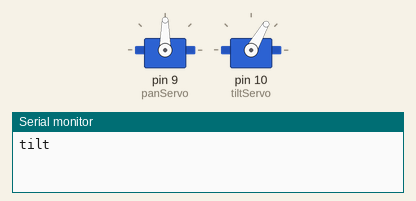
A sketch run on a simulated Arduino Uno, built with avr-gcc and run on an emulated ATmega328P. Parts: 2 × servo, the last lines printed to the serial monitor.

Above: at 0.1 s.
At 12.1 s:
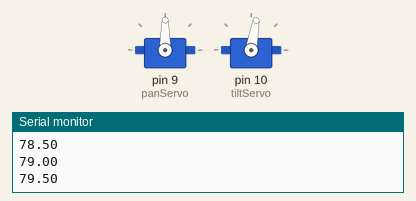
At 24.1 s:
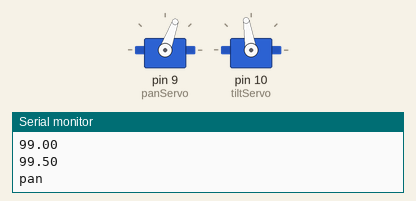
At 39.1 s:
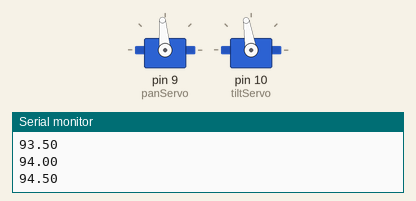
Timing chart, 0 to 40.0 s (numbered marks = the images above):
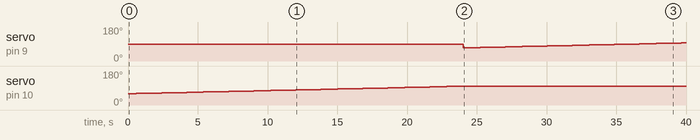

Measured:
- by itself, servo on pin 9 (panServo): 90° → 70° at 24.0 s, → 71° 0.60 s later, → 72° 0.60 s later, → 73° 0.60 s later, … (27 changes in this stretch)
- by itself, servo on pin 10 (tiltServo): moves from 60° to 99° over 22.8 s

The sketch:

CalibSweep.ino
```cpp
#include <Servo.h>

Servo panServo;
Servo tiltServo;

float panPos = 0;
float tiltPos = 0;

void setup()

{

  Serial.begin(9600);          //  setup serial
  panServo.attach(9);
  tiltServo.attach(10);
}


void loop()

{
  Serial.println("tilt");
  float stepSize = .5;
  for(tiltPos = 60; tiltPos<100; tiltPos += stepSize) {
    tiltServo.write(tiltPos);
    delay(300);
    Serial.println(tiltPos);
  }
  Serial.println("pan");
  for(panPos = 70; panPos<100; panPos+=stepSize) {
    panServo.write(panPos);
    delay(300);
    Serial.println(panPos);

  }
  delay(10000);

}
```
